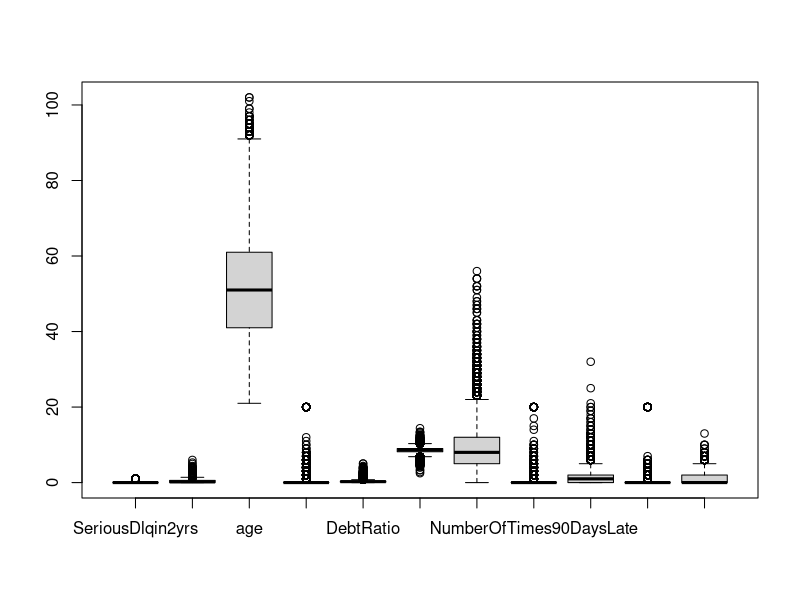

Reproduce this figure in R. (Note: this script raises an error after producing the figure.)
## ---- chunk 1
knitr::opts_chunk$set(echo = TRUE)
## ---- chunk 2

## ---- chunk 3
data <- read.csv("data.csv", sep=",")
test <- read.csv("test.csv", sep=",")
data =na.omit(data)
test=na.omit(test)
data
test
library("ggplot2")
'Nous avons 10 variables quantitatives et nous devons predire "SeriousDlqin2yrs"'

boxplot(data)

## ---- chunk 4
"Test logistic regression"
calc_acc = function (predicted,actual){
  mean(predicted ==actual)
}
df_lm = glm(SeriousDlqin2yrs ~ ., data = data, family = "binomial")
df_lm_pred  = predict(df_lm,test, type="response")
df_lm_pred = ifelse(df_lm_pred>0.5,1,0)
to_be_submitted = data.frame(id=rownames(test), SeriousDlqin2yrs=df_lm_pred)
write.csv(to_be_submitted , file = "to_be_submitted.csv", row.names = F)
## ---- chunk 5
"Test simple tree "
#data = subset(data,select = -c(NumberOfTime60_89DaysPastDueNotWorse))
df_tree = rpart(SeriousDlqin2yrs ~ . , data = data)
df_tree_predict = predict(df_tree, newdata = test)
df_tree_predict =ifelse(df_tree_predict>0.5,1,0)
to_be_submitted = data.frame(id=rownames(test), SeriousDlqin2yrs=df_tree_predict)
write.csv(to_be_submitted , file = "to_be_submitted.csv", row.names = F)
## ---- chunk 6
"test bagging"
library(randomForest)
df_bagging = randomForest(SeriousDlqin2yrs ~ ., data = data, ntrees = 500, family = "binomial",  mtry = 57)
df_bagging_predict = predict(df_bagging, newdata = test)
df_bagging_predict =ifelse(df_bagging_predict>0.5,1,0)
## ---- chunk 7
"test tuning"
library(caret)
control <- trainControl(method='cv',number=10,verbose=TRUE)
rf = train(
  data = data, 
  as.factor(SeriousDlqin2yrs) ~ ., # Specifying the response variable and the feature variables
  method = "rpart", # Specifying the model to use
  metric = 'Accuracy',
  trControl=control)

# Get the predictions of your model in the test set
predictions = predict(rf, newdata = test)
to_be_submitted = data.frame(id=rownames(test), SeriousDlqin2yrs=predictions)
write.csv(to_be_submitted , file = "to_be_submitted15.csv", row.names = F)
